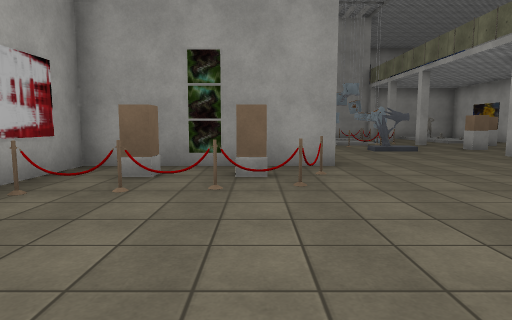
View 1 (above)

16 first-person views from a walk through a scene from a Unity 3-D project. The camera is 1.3 m above the floor, tilts 6° down and sees 75° across. The floor is counted in squares, 2 m on a side. Each view is taken from the middle of a square. On the plan, view 1 faces up. The plan holds only what a view shows up to about 10 squares ahead; the rest is blank. The place goes on beyond the plan. The player is left out. Some animated figures are left out. Some surface patterns are stand-ins.

View 2
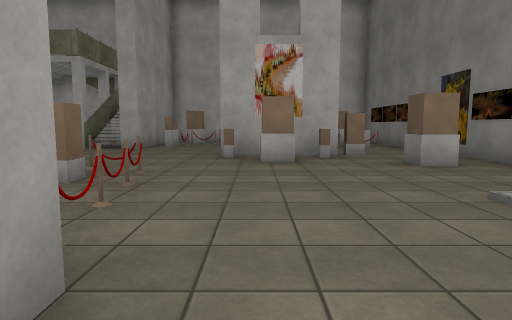

View 3
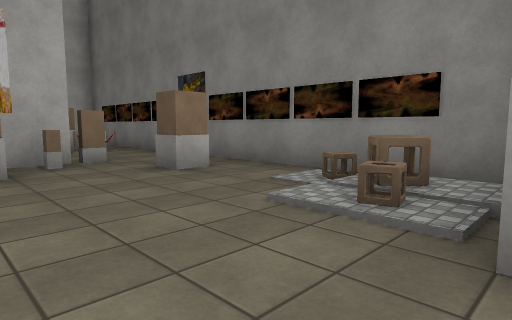

View 4
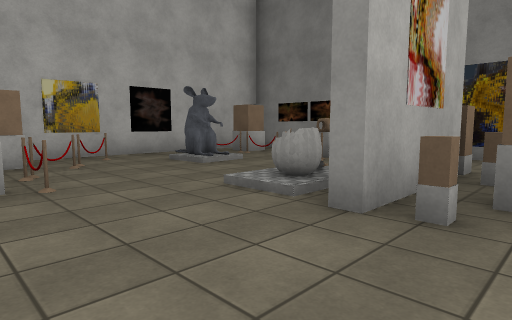

View 5
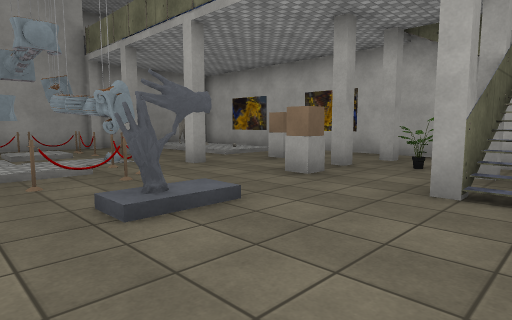

View 6
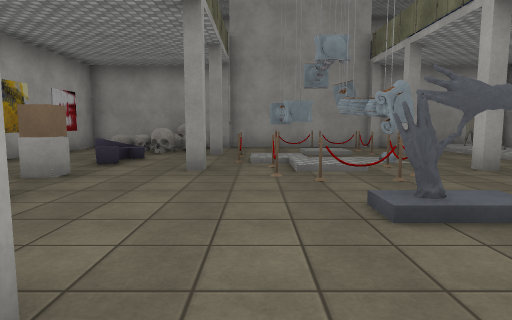

View 7
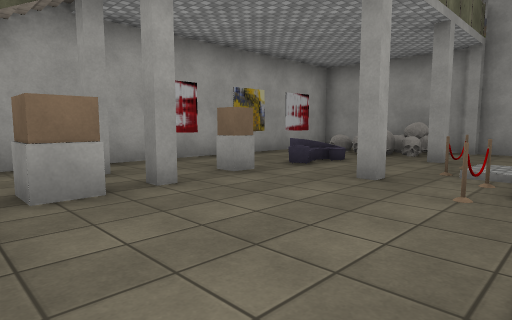

View 8
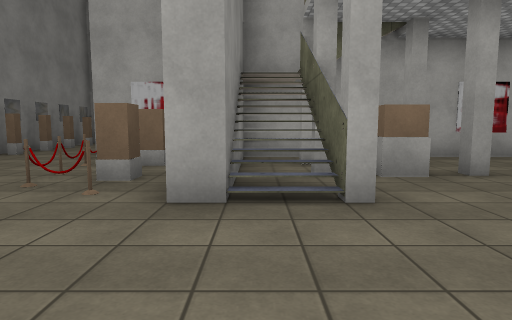

View 9
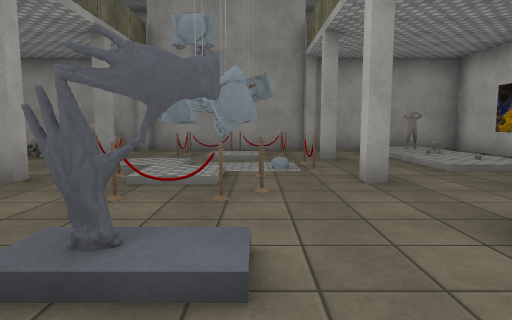

View 10
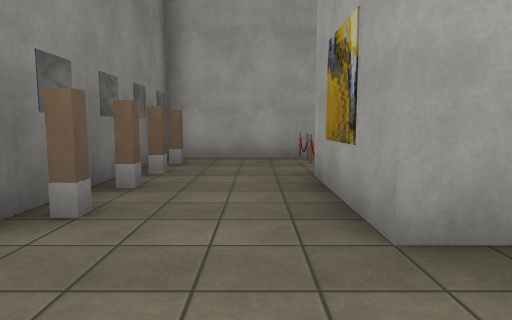

View 11
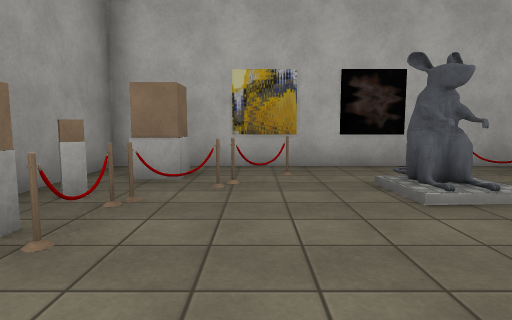

View 12
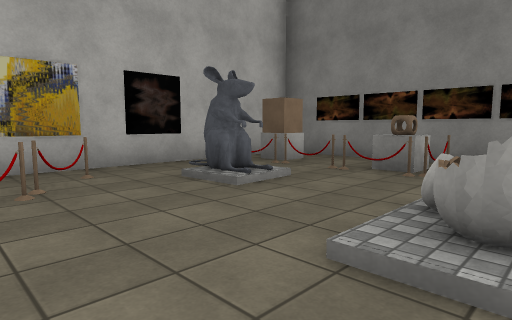

View 13
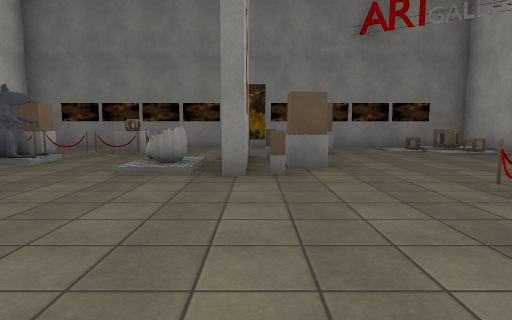

View 14
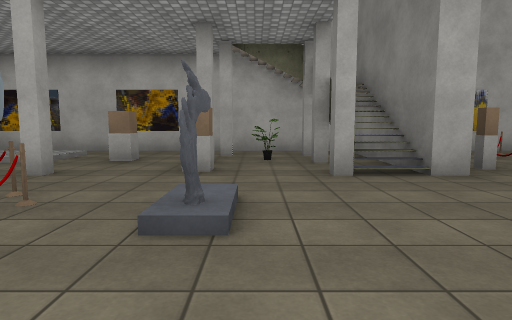

View 15
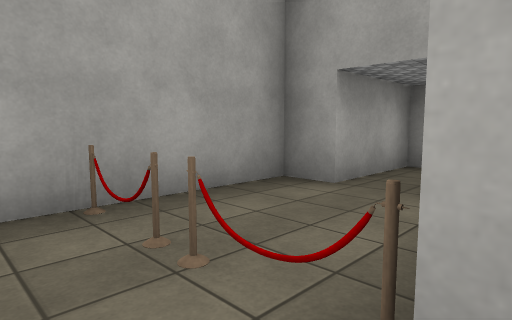

View 16
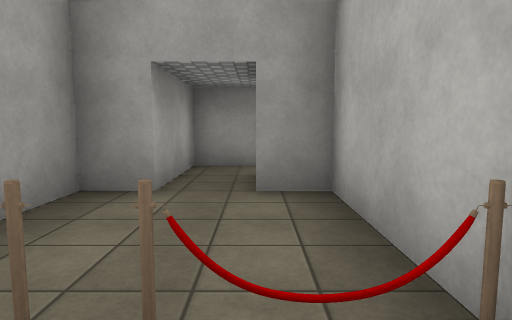

### Floor plan
Key: @ floor where view 1 was taken; # wall or solid block; x gap in a wall; . main floor; : floor 0.25 m higher than the main floor; / step, stairs or slope; G guardrail; P painting; L plant; S skull; F sofa; O other object.
Columns run from 8 left of view 1 to 10 right of it. Each row starts with its distance up from view 1.
 16      ##############
 15      #.OS..OO..:O.#
 14      #.SS..O/O.: P#
 13      #...#GO//.:  #
 12      #.F..///G.:/.#
 11      #...#GOG#...P#
 10      #.O...G...O..#
  9      #........O##.#
  8      #..O..OO..L..#
  7      ##.##....###.#
  6 #### #####....#####
  5 #..  #####....#O..#
  4 #..# # . G....GG .#
  3 G.Gx#xGGG..O....GP#
  2 #.........OPO.....#
  1 # # . .....O...OOP#
  0 #####x..@.. ..GGOO#
 -1      #OO..O..GO. .#
 -2      #.....P......#
 -3      #############

Where each view was taken, in squares from view 1:
view 1: 0 up, 0 right, facing up
view 2: 2 up, 4 left, facing right
view 3: 2 up, 3 left, facing down-right
view 4: 5 up, 2 right, facing down-right
view 5: 6 up, 2 right, facing up-right
view 6: 6 up, 2 right, facing up
view 7: 7 up, 3 right, facing up-left
view 8: 6 up, 4 right, facing left
view 9: 7 up, 4 right, facing up
view 10: 2 up, 1 left, facing left
view 11: 3 up, 4 right, facing right
view 12: 4 up, 4 right, facing down-right
view 13: 7 up, 3 right, facing down
view 14: 8 up, 1 right, facing right
view 15: 2 up, 5 left, facing up-left
view 16: 2 up, 6 left, facing up
